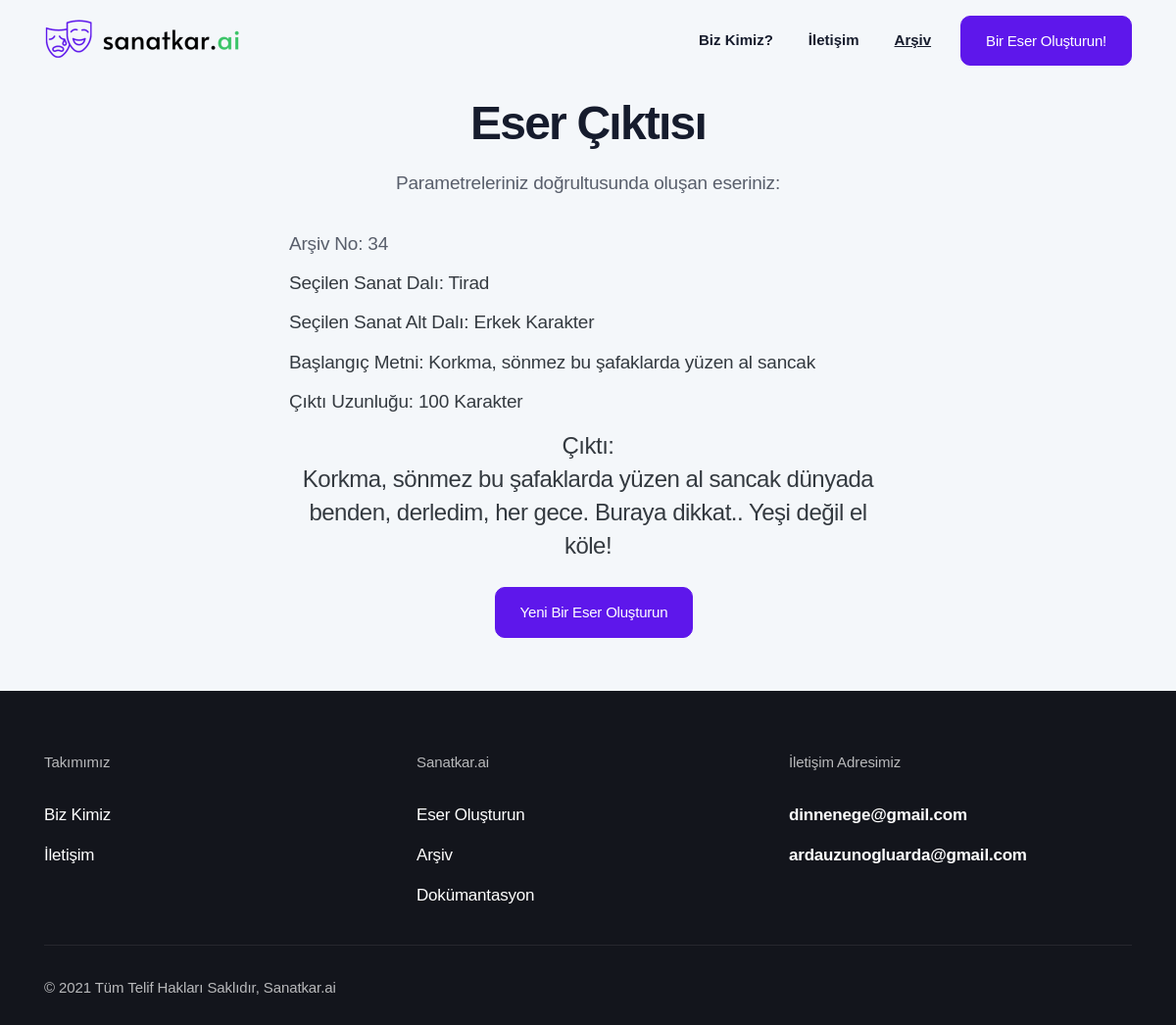
The page /archive/34 on the database its author committed.
### app.py (models this page shows)
class Archive(db.Model):
    id = db.Column(db.Integer, primary_key=True)
    generated_text = db.Column(db.String(600))
    art_branch = db.Column(db.String(10))
    genre = db.Column(db.String(30))
    seed_input = db.Column(db.String(35))
    length_input = db.Column(db.String(3))

### app.py (the view)
@app.route("/archive/<int:id>")
def particular_archive_element(id):
    archived_generation = Archive.query.filter_by(id = id).first()
    id = archived_generation.id
    generated_text = archived_generation.generated_text
    art_branch = archived_generation.art_branch
    genre = archived_generation.genre
    seed_input = archived_generation.seed_input
    length_input = archived_generation.length_input
    output = str(generated_text).replace("_", "").replace(")", "").replace("(", "").replace("'", "").replace('"',"").split("\\n")
    output = list(filter(None, output))[:-1]
    return render_template("generator_output.html", id = id, output=output, art_branch=art_branch, genre=genre, seed_input=seed_input, length_input=length_input)

### templates/generator_output.html (shortened to what this page needs)
<!DOCTYPE html>
<html lang="en">
<head>
  <link rel="stylesheet" href="{{ url_for('static', filename='css/bootstrap.css') }}">
  <link rel="stylesheet" href="{{ url_for('static', filename='fonts/icon-font/css/style.css') }}">
  <link rel="stylesheet" href="{{ url_for('static', filename='fonts/typography-font/typo.css') }}">
  <link rel="stylesheet" href="{{ url_for('static', filename='fonts/fontawesome-5/css/all.css') }}">
  <link rel="stylesheet" href="{{ url_for('static', filename='plugins/aos/aos.min.css') }}">
  <link rel="stylesheet" href="{{ url_for('static', filename='plugins/fancybox/jquery.fancybox.min.css') }}">
  <link rel="stylesheet" href="{{ url_for('static', filename='plugins/nice-select/nice-select.min.css') }}">
  <link rel="stylesheet" href="{{ url_for('static', filename='plugins/slick/slick.min.css') }}">
  <link rel="stylesheet" href="{{ url_for('static', filename='plugins/date-picker/css/gijgo.min.css') }}" type="text/css" />
  <link rel="stylesheet" href="{{ url_for('static', filename='plugins/theme-mode-switcher/switcher-panel.css') }}">
  <link rel="stylesheet" href="{{ url_for('static', filename='css/main.css') }}">
  <link rel="stylesheet" href="{{ url_for('static', filename='css/theme-mode-custom.css') }}">
  <link rel="stylesheet" href="https://cdnjs.cloudflare.com/ajax/libs/font-awesome/5.15.4/css/all.min.css">
</head>
<body data-theme="light">
  <div class="site-wrapper overflow-hidden">
    <header class="site-header site-header--menu-right  site-header--absolute">
      <div class="container">
        <nav class="navbar site-navbar offcanvas-active navbar-expand-lg  px-0">
          <div class="brand-logo"><a href="/">
              <img src="{{ url_for('static', filename='image/logo-main-black.png') }}" alt="" class="light-version-logo ">
            </a></div>
          <div class="collapse navbar-collapse" id="mobile-menu">
            <div class="navbar-nav-wrapper">
              <ul class="navbar-nav main-menu">
                <li class="nav-item">
                  <a class="text-dark nav-link" href="/about" role="button" aria-expanded="false">Biz Kimiz?</a>
                </li>
                <li class="nav-item">
                  <a class="nav-link" href="/contact" role="button" aria-expanded="false">İletişim</a>
                </li>
                <li class="nav-item">
                  <a class="font-weight-bold nav-link" href="/archive" role="button" aria-expanded="false"><ins>Arşiv</ins></a>
                </li>
              </ul>
            </div>
          </div>
          <div class="header-btn  ml-auto ml-lg-5 mr-6 mr-lg-0 d-none d-xs-block">
            <a class="btn btn-app-page btn-primary gr-text-9 d-none d-xs-inline-flex " href="/generator">
              Bir Eser Oluşturun!
            </a>
          </div>
        </nav>
      </div>
    </header>
    <div class="inner-banner pt-20 pb-md-13 bg-default-2">
      <div class="container">
        <div class="row  justify-content-center pt-5">
          <div class="col-xl-8 col-lg-9 text-center">
            <div class="px-md-15 text-center">
              <h2 class="title gr-text-3 mb-6">Eser Çıktısı</h2>
              <p class="gr-text-8 mb-9">Parametreleriniz doğrultusunda oluşan eseriniz:</p>
              <ul class="w-100 list-unstyled text-left">
                <li class="gr-text-8 mb-3">Arşiv No: <span id="archiveno">{{id}}</span></li>
                <li class="gr-text-8 text-dark mb-3">Seçilen Sanat Dalı: <span id="chosenart">{{art_branch}}</span></li>
                <li class="gr-text-8 text-dark mb-3">Seçilen Sanat Alt Dalı: <span id="chosensubart">{{genre}}</span></li>
                <li class="gr-text-8 text-dark mb-3">Başlangıç Metni: <span id="startingsentence">{{seed_input}}</span></li>
                <li class="gr-text-8 text-dark mb-5">Çıktı Uzunluğu: <span id="outputlength">{{length_input}}</span> Karakter</li>
                <li class="gr-text-6 text-dark mb-8 text-center">Çıktı:</br><span id="output">
                {% if output[0] %}
                  {% for element in output %}
                    {{element}}
                    <br>
                  {% endfor %}
                {% else %}
                  <p> Bir hata oluştu. </p>
                {% endif %}
                </span></li>
              </ul>
              <div class="header-btn  ml-auto ml-lg-5 mr-6 mr-lg-0 d-xs-block">
                <a class="btn btn-app-page btn-primary gr-text-9 d-xs-inline-flex " href="/generator">
                  Yeni Bir Eser Oluşturun
                </a>
              </div>
            </div>
          </div>
        </div>
      </div>
    </div>
    <div class="bg-default-2 pb-1 ">
    </div>
   <div class="footer-section dark-mode-texts bg-blackish-blue">
    <div class="container">
      <div class="footer-top pt-15">
        <div class="justify-content-center row">
          <div class="col-6 col-lg-4">
            <div class="single-footer mb-13 mb-lg-9">
              <p class="footer-title gr-text-11 mb-7">Takımımız</p>
              <ul class="footer-list list-unstyled">
                <li class="py-2"><a class="gr-text-9 gr-text-color" href="/about">Biz Kimiz</a></li>
                <li class="py-2"><a class="gr-text-9 gr-text-color" href="/contact">İletişim</a></li>
              </ul>
            </div>
          </div>
          <div class="col-6 col-lg-4">
            <div class="single-footer mb-13 mb-lg-9">
              <p class="footer-title gr-text-11 mb-7">Sanatkar.ai</p>
              <ul class="footer-list list-unstyled">
                <li class="py-2"><a class="gr-text-9 gr-text-color" href="/generator">Eser Oluşturun</a></li>
                <li class="py-2"><a class="gr-text-9 gr-text-color" href="/archive">Arşiv</a></li>
                <li class="py-2"><a class="gr-text-9 gr-text-color" href="https://github.com/ardauzunoglu/sanatkar.ai">Dokümantasyon</a></li>
              </ul>
            </div>
          </div>
          <div class="col-md-6 col-lg-4">
            <div class="single-footer mb-13 mb-lg-9">
              <p class="footer-title gr-text-11 mb-7">İletişim Adresimiz</p>
              <ul class="footer-list list-unstyled">
                <li class="py-2"><a class="gr-text-9 text-primary font-weight-bold hover-underline active text-white" href="mailto:dinnenege@gmail.com">dinnenege@gmail.com</a></li>
                <li class="py-2"><a class="gr-text-9 text-primary font-weight-bold hover-underline active text-white" href="mailto:ardauzunogluarda@gmail.com">ardauzunogluarda@gmail.com</a></li>
              </ul>
            </div>
          </div>
        </div>
      </div>
      <div class="copyright-area border-top pt-9 pb-8">
        <div class="row align-items-center">
          <div class="col-lg-6">
            <p class="copyright-text gr-text-11 mb-6 mb-lg-0 gr-text-color-opacity text-center text-lg-left">
              © 2021 Tüm Telif Hakları Saklıdır, Sanatkar.ai
            </p>
          </div>
        </div>
      </div>
    </div>
  </div>
  </div>
</body>
</html>

### rows shown on the page
Archive: art_branch "Tirad", genre "Erkek Karakter", seed_input "Korkma, sönmez bu şafaklarda yüzen al sancak", length_input "100"

### other values the page prints
{{ id }} "34"
{{ element }} "Korkma, sönmez bu şafaklarda yüzen al sancak dünyada benden, derledim, her gece. Buraya dikkat.. Yeşi değil el köle!"
